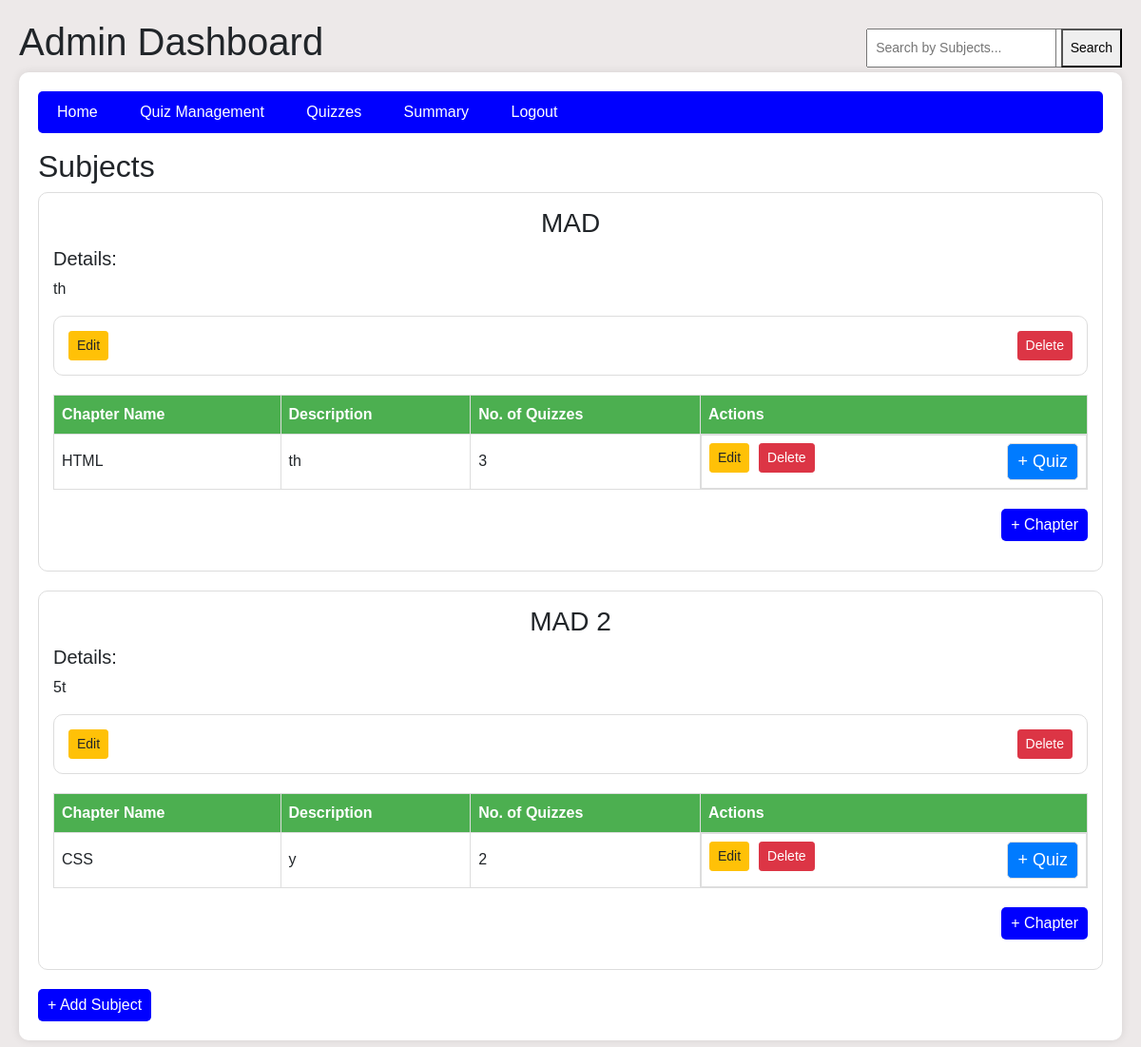
Page /admin/quiz_management on the earlier database version.
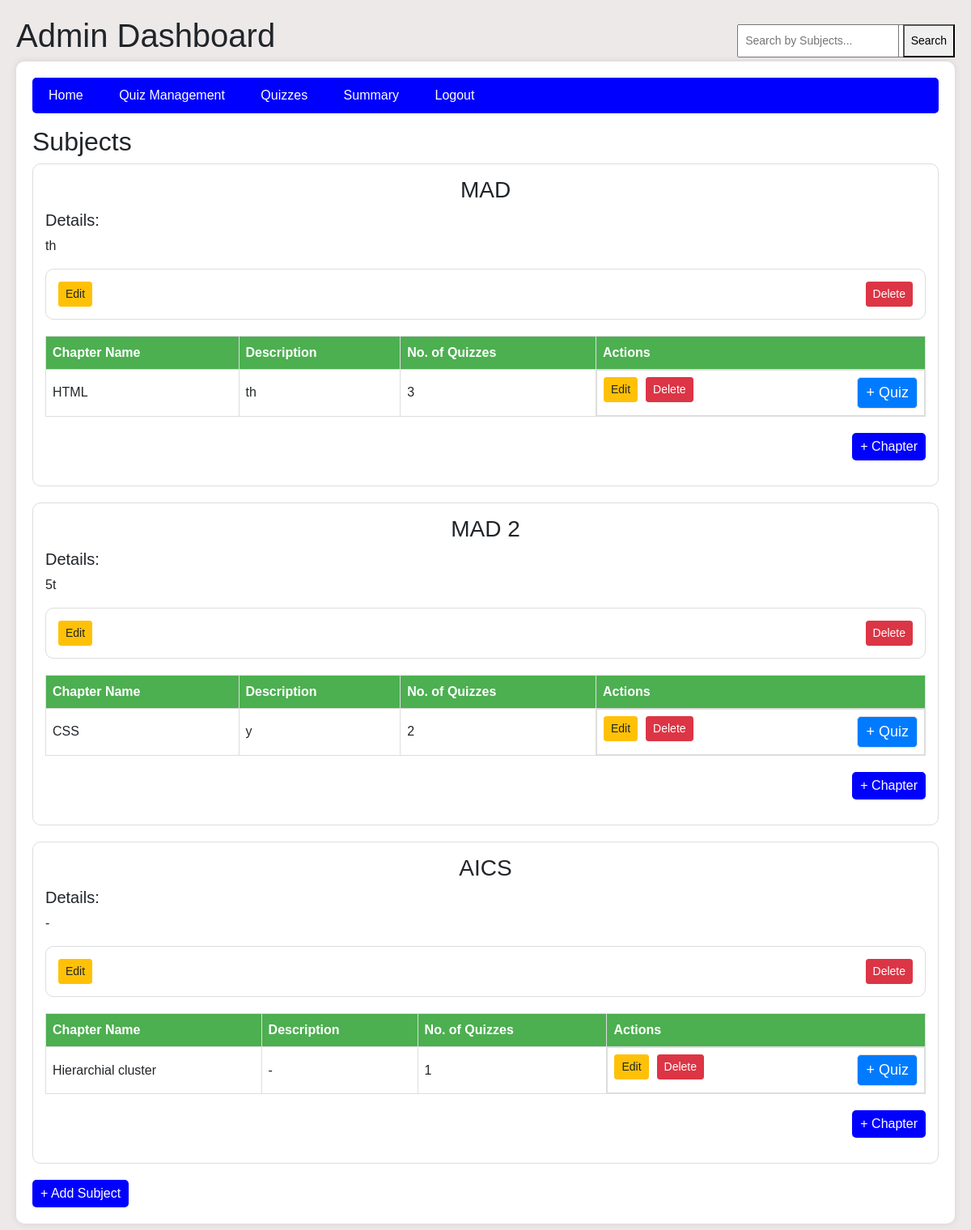
Same page on the later database version.
### model/model.py (models this page shows)
class Subject(db.Model):
    __tablename__ = "subjects"
    id = db.Column(db.Integer, primary_key=True)
    name = db.Column(db.String(100), nullable=False)
    description = db.Column(db.String(700), nullable=True)
    chapters = db.relationship("Chapter", back_populates="subject", cascade="all, delete-orphan")

class Chapter(db.Model):
    __tablename__ = "chapters"
    id = db.Column(db.Integer, primary_key=True)
    name = db.Column(db.String(100), nullable=False)
    description = db.Column(db.String(700), nullable=False)
    subject_id = db.Column(db.Integer, db.ForeignKey("subjects.id"), nullable=False)
    subject = db.relationship("Subject", back_populates="chapters")
    quizzes = db.relationship("Quiz", back_populates="chapter", cascade="all, delete-orphan")

### controllers/controllers.py (the view)
@controllers.route('/admin/quiz_management', methods = ['get', 'post'])
def admin_quiz_management():
    search_query = request.args.get('search', '').strip()  # Get search query from URL
    if search_query:
        subjects = Subject.query.filter(Subject.name.ilike(f"%{search_query}%")).all()  # Case-insensitive search
    else:
        subjects = Subject.query.all()  # Fetch all subjects for the dashboard
    chapters = Chapter.query.all()  # Fetch all chapters
    quizzes = Quiz.query.all()  # Fetch all quizzes
    questions = Question.query.all()  # Fetch all questions
    return render_template('admin_dashboard_1.html', subjects=subjects, chapters=chapters, quizzes=quizzes, questions=questions , search_query=search_query)

### templates/admin_dashboard_1.html (shortened to what this page needs)
<!DOCTYPE html>
<html lang="en">
<head>
    <link href="https://stackpath.bootstrapcdn.com/bootstrap/4.5.2/css/bootstrap.min.css" rel="stylesheet">
</head>
<body>
    <h1>Admin Dashboard</h1>
    <div class="dashboard-container">
        <div class="nav-bar">
            <div>
                <a href="{{ url_for('controllers.admin_dashboard') }}">Home</a>
                <a href="{{ url_for('controllers.admin_quiz_management') }}">Quiz Management</a>
                <a href="{{ url_for('controllers.admin_quizzes') }}">Quizzes</a>
                <a href="{{ url_for('controllers.admin_summary') }}">Summary</a>
                <a href="{{ url_for('controllers.logout') }}">Logout</a>
            </div>
            <div class="search-container">
            </div>
        </div>
    <div class="search-container">
        <form method="GET" action="{{ url_for('controllers.admin_quiz_management') }}">
            <input type="text" name="search" value="{{ search_query }}" placeholder="Search by Subjects...">
            <button type="submit">Search</button>
        </form>
    </div>
    <h2>Subjects</h2>
    {% for subject in subjects %}
    <div class="subject-box">
        <h3 align = "center">{{ subject.name }}</h3>
        <h5>Details:</h5>
        <p>
            {{subject.description}}
        </p>
        <div class = "sub-btn" >
            <form align = 'right' action = "{{ url_for('controllers.edit_subject', subject_id=subject.id)  }}" method ="get">
                <button class="btn btn-sm btn-warning">Edit</button>
            </form>
            <form align = 'right'  action = "{{ url_for('controllers.delete_subject', subject_id=subject.id) }}" method = "POST">
                <button class="btn btn-sm btn-danger" onclick="return confirm('Are you sure you want to delete Subject : {{subject.name}}?');">Delete</button>
            </form>
        </div>
        <table class="chapter-table">
            <thead>
                <tr>
                    <th>Chapter Name</th>
                    <th>Description</th>
                    <th>No. of Quizzes</th>
                    <th>Actions</th>
                </tr>
            </thead>
            <tbody>
                {% for chapter in subject.chapters %}
                <tr>
                    <td>{{ chapter.name }}</td>
                    <td>{{ chapter.description }}</td>
                    <td>{{ chapter.quizzes|length }}</td>
                    <td class="btn-inline">
                        <form  action = "{{ url_for('controllers.edit_chapter', chapter_id=chapter.id, subject_id = subject.id)  }}" method ="get" >
                            <button class="btn btn-sm btn-warning">Edit</button>
                        </form>
                        <form   action = "{{ url_for('controllers.delete_chapter', chapter_id=chapter.id) }}" method = "POST">
                            <button class="btn btn-sm btn-danger" onclick="return confirm('Are you sure you want to delete Chapter : {{chapter.name}}?');">Delete</button>
                        </form>
                        <form class = 'btn-quiz' action = "{{ url_for('controllers.create_quiz', chapter_id=chapter.id , subject_id = subject.id) }}" >
                            <button class="btn btn-primary">+ Quiz</button>
                        </form>
                    </td>
                </tr>
                {% endfor %}
            </tbody>
        </table>
            <form method="GET" action="{{ url_for('controllers.create_chapter', subject_id=subject.id) }}" style="display: inline;">
                <p align="right">
                 <button type="submit" class="btn-add">+ Chapter</button>
                </p>
            </form>
    </div>
    {% endfor %}
    <form method="GET" action="{{ url_for('controllers.create_subject') }}" style="display: inline;">
        <button type="submit" class="btn-add">+ Add Subject</button>
    </form>
</div>
</body>
</html>

Differences in the rows shown:
added Subject: name "AICS", description "-"
added Chapter: name "Hierarchial cluster", description "-", quizzes|length "1", shown under "AICS"
